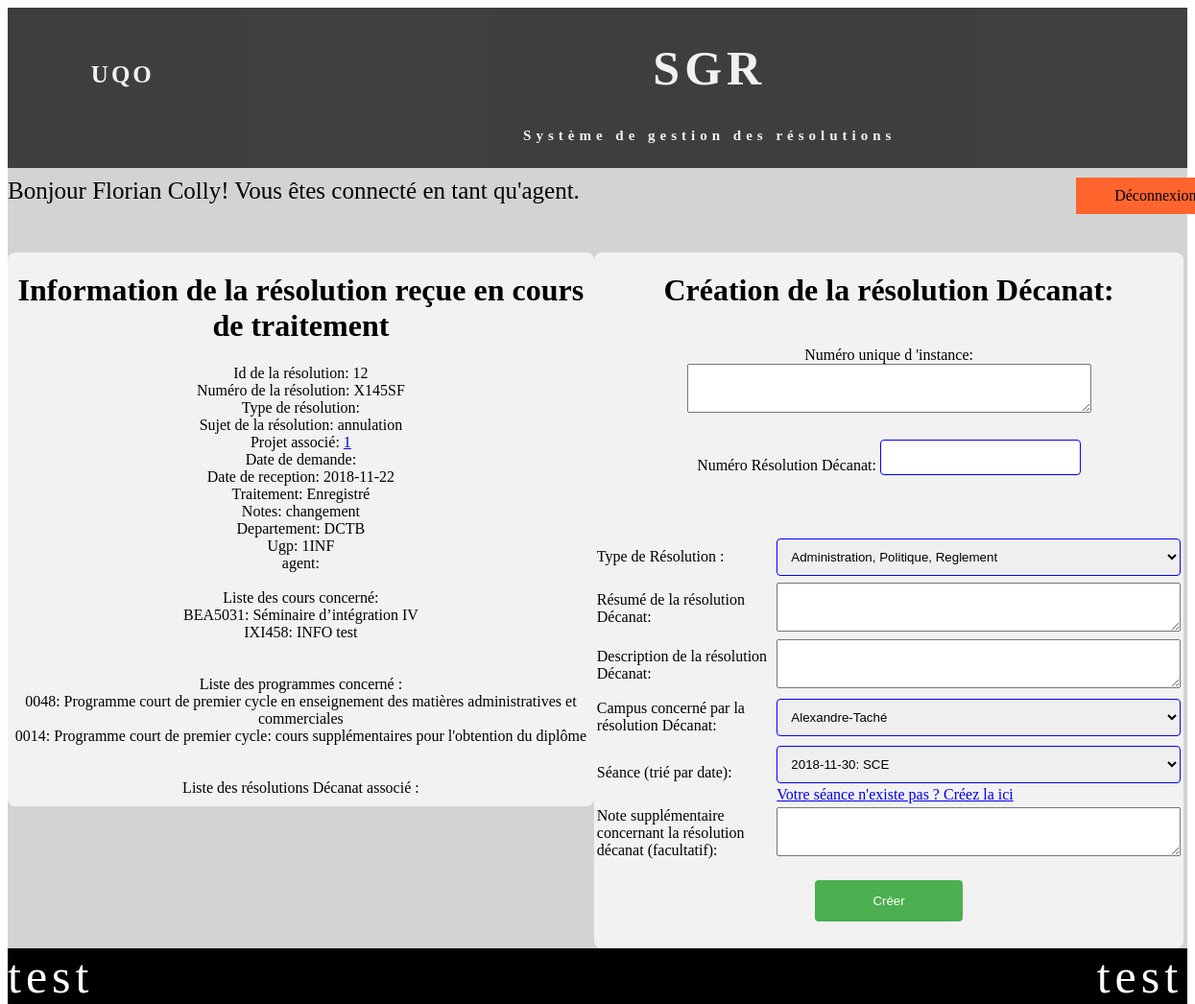
The page /index.php?action=traiterResoSoumi&id=12 (signed in) on the database its author committed.
### tables this page shows
CREATE TABLE IF NOT EXISTS `receptionreso` (
  `id` int(5) NOT NULL AUTO_INCREMENT,
  `NumReception` varchar(10) NOT NULL,
  `Sujet` varchar(300) DEFAULT NULL,
  `NumProjet_id` int(11) DEFAULT NULL,
  `DateDemande` date DEFAULT NULL,
  `DateReception` date NOT NULL,
  `Traitement` varchar(60) DEFAULT NULL,
  `Notes` varchar(2000) DEFAULT NULL,
  `Departement_id` varchar(10) DEFAULT NULL,
  `codeUgp_id` varchar(10) DEFAULT NULL,
  `agent_id` varchar(50) DEFAULT NULL,
  PRIMARY KEY (`id`),
  UNIQUE KEY `NumReception` (`id`)
);

CREATE TABLE IF NOT EXISTS `cour` (
  `Sigle` varchar(10) NOT NULL,
  `NomCours` varchar(100) NOT NULL,
  `Cycle` int(2) DEFAULT NULL,
  PRIMARY KEY (`Sigle`),
  UNIQUE KEY `Sigle` (`Sigle`)
);

CREATE TABLE IF NOT EXISTS `programmes` (
  `CodeProgramme` varchar(20) NOT NULL,
  `NomProgramme` varchar(100) NOT NULL,
  `TypeProgramme` varchar(50) NOT NULL,
  `codeUgp_id` varchar(10) DEFAULT NULL,
  PRIMARY KEY (`CodeProgramme`),
  UNIQUE KEY `CodeProgramme` (`CodeProgramme`),
  UNIQUE KEY `NomProgramme` (`NomProgramme`)
);

### controller/controlAgent.php (called while the page is built, shortened)
<?php
class controlAgent {
    private $vue;
    private $modelCour;
    private $modelProg;
    private $modelReceptionReso;
    private $modelTypeResolution;
    private $modelSeance;
    private $modelDecanatReso;
    function __construct() {
        $this->vue = new VueAgent();
        $this->modelCour = new Cour();
        $this->modelProg = new Programme();
        $this->modelReceptionReso = new ReceptionReso();
        $this->modelTypeResolution = new typeResolution();
        $this->modelSeance = new Seance();
        $this->modelDecanatReso = new DecanatReso();
    }
    public function traiterReso() {
        $id = filter_var($_GET["id"], FILTER_SANITIZE_NUMBER_INT);
        $reso = $this->modelReceptionReso->rechercheResoParId($id);
        $programmeReso = $this->modelProg->programmeAssocier($id);
        $courReso = $this->modelCour->courAssocier($id);
        $typeRecu = $this->modelTypeResolution->rechercheTypeParReso($id);
        $type= $this->modelTypeResolution->allTypeResoTrie();
        $seance = $this->modelSeance->allSeanceTrie();
        $resoDeca= $this->modelDecanatReso->rechercheAssociationTypeReso($id);
        $this->vue->traiterReso($reso, $programmeReso, $courReso, $typeRecu, $seance,$type,$resoDeca);
    }
}

### model/receptionReso.php (called while the page is built, shortened)
<?php
class ReceptionReso {
    private $id;
    private $num;
    private $sujet;
    private $numProjet_id;
    private $dateReception;
    private $traitement;
    private $notes;
    private $departement_id;
    private $codeUgp_id;
    function creerReceptionReso($i, $n, $s, $np, $dd, $dr, $t, $nt, $d, $c, $a) {
        $reso = new ReceptionReso();
        $reso->id = $i;
        $reso->num = $n;
        $reso->sujet = $s;
        $reso->numProjet_id = $np;
        $reso->dateDemande = $dd;
        $reso->dateReception = $dr;
        $reso->traitement = $t;
        $reso->notes = $nt;
        $reso->departement_id = $d;
        $reso->codeUgp_id = $c;
        $reso->agent_id = $a;
        return ($reso);
    }
    function rechercheResoParId($id) {
        $bdd = new ConnexionBDD();
        $sql = "SELECT * FROM receptionreso WHERE id=$id";
        $result = mysqli_query($bdd->getConnexionBDD(), $sql);
        $reso = new ReceptionReso();
        while ($row = mysqli_fetch_array($result)) {
            $reso = $this->creerReceptionReso($row["id"], $row["NumReception"], $row["Sujet"], $row["NumProjet_id"], $row["DateDemande"], $row["DateReception"], $row["Traitement"], $row["Notes"], $row["Departement_id"], $row["codeUgp_id"], $row["agent_id"]);
        }
        return($reso);
    }
    function getId() {
        return $this->id;
    }
    function getNum() {
        return $this->num;
    }
    function getSujet() {
        return $this->sujet;
    }
    function getNumProjet_id() {
        return $this->numProjet_id;
    }
    function getDateReception() {
        return $this->dateReception;
    }
    function getTraitement() {
        return $this->traitement;
    }
    function getNotes() {
        return $this->notes;
    }
    function getDepartement_id() {
        return $this->departement_id;
    }
    function getCodeUgp_id() {
        return $this->codeUgp_id;
    }
}

### model/connexionBDD.php (called while the page is built, shortened)
<?php
class  ConnexionBDD
{
    private  $con;
    function __construct()
    {
        $this->con = mysqli_connect("localhost","root","","decanat");
        $this->con->set_charset('utf8');
    }
    public function getConnexionBDD() {
     return  $this->con;
   }
}
?>

### model/cour.php (called while the page is built, shortened)
<?php
class Cour {
    private $sigle;
    private $nom;
    function creerCour($s, $n, $c) {
        $cour = new Cour();
        $cour->sigle = $s;
        $cour->nom = $n;
        $cour->cycle = $c;
        return ($cour);
    }
    function chercherUnCour($id){
        $bdd = new ConnexionBDD();
        $sql = "SELECT * FROM cour WHERE Sigle='$id'";
        $result = mysqli_query($bdd->getConnexionBDD(), $sql);
        $cour=null;
        while ($row = mysqli_fetch_array($result)) {
            $cour= $this->creerCour($row["Sigle"], $row["NomCours"],$row["Cycle"]);
        }
        return($cour);
    }
    function courAssocier($id){
        $bdd = new ConnexionBDD();
        $sql = "SELECT * FROM cour_receptionreso WHERE receptionReso_id = $id";
        $result = mysqli_query($bdd->getConnexionBDD(), $sql);
        $allCour=array();
        while ($row = mysqli_fetch_array($result)) {
            $cour=$this->chercherUnCour($row["cour_id"]);
            array_push($allCour,$cour);
        }
        return($allCour);
    }
    function getSigle() {
        return $this->sigle;
    }
    function getNom() {
        return $this->nom;
    }
}

### model/programme.php (called while the page is built, shortened)
<?php
class Programme {
    private $code;
    private $nom;
    function creerProgramme($c, $n, $t,$u) {
        $prog = new Programme();
        $prog->code = $c;
        $prog->nom = $n;
        $prog->type = $t;
        $prog->ugp = $u;
        return ($prog);
    }
    function chercherUnProgramme($id){
        $bdd = new ConnexionBDD();
        $sql = "SELECT * FROM programmes WHERE codeProgramme='$id'";
        $result = mysqli_query($bdd->getConnexionBDD(), $sql);
        $prog=null;
        while ($row = mysqli_fetch_array($result)) {
            $prog= $this->creerProgramme($row["CodeProgramme"], $row["NomProgramme"],$row["TypeProgramme"],$row["codeUgp_id"]);
        }
        return($prog);
    }
    function programmeAssocier($id){
        $bdd = new ConnexionBDD();
        $sql = "SELECT * FROM programme_receptionreso WHERE receptionReso_id = $id";
        $result = mysqli_query($bdd->getConnexionBDD(), $sql);
        $allProg=array();
        while ($row = mysqli_fetch_array($result)) {
            $prog=$this->chercherUnProgramme($row["programme_id"]);
            array_push($allProg,$prog);
        }
        return($allProg);
    }
    function getCode() {
        return $this->code;
    }
    function getNom() {
        return $this->nom;
    }
}

### model/typeResolution.php (called while the page is built, shortened)
<?php
class typeResolution {
    private $type;
    private function creerTypeReso($t, $p, $l) {
        $typeReso = new typeResolution();
        $typeReso->type = $t;
        $typeReso->priorite = $p;
        $typeReso->lien = $l;
        return ($typeReso);
    }
    function allTypeResoTrie() {
        $bdd = new ConnexionBDD();
        $sql = "SELECT * FROM typeresolution ORDER BY TypeReso ASC";
        $result = mysqli_query($bdd->getConnexionBDD(), $sql);
        $allTypeReso = array();
        while ($row = mysqli_fetch_array($result)) {
            $typeReso = $this->creerTypeReso($row["TypeReso"], $row["Priorite"], $row["LienProcedure"]);
            array_push($allTypeReso, $typeReso);
        }
        return($allTypeReso);
    }
        function getType() {
        return $this->type;
    }
}

### model/seance.php (called while the page is built, shortened)
<?php
class Seance {
    private $numSeance;
    private $date;
    function creerSeance($n, $d, $i) {
        $seance = new Seance();
        $seance->numSeance = $n;
        $seance->date = $d;
        $seance->instance = $i;
        return ($seance);
    }
    function allSeanceTrie(){
        $bdd = new ConnexionBDD();
        $sql = "SELECT * FROM seance ORDER BY DateSeance DESC";
        $result = mysqli_query($bdd->getConnexionBDD(), $sql);
        $allSeance = array();
        while ($row = mysqli_fetch_array($result)) {
            $seance = $this->creerSeance($row["NumSeance"], $row["DateSeance"], $row["Instance"]);
            array_push($allSeance, $seance);
        }
        return($allSeance);
    }
    function getNumSeance() {
        return $this->numSeance;
    }
    function getDate() {
        return $this->date;
    }
}

### view/vueAgent.php (the view, shortened to what this page needs)
<?php
class VueAgent {
    public function traiterReso($reso,$programmeReso,$courReso,$type,$seance,$allType,$resoDeca) {
      $nbCour=0;
        $nbProgramme=0;
         echo('<div id="" class="row">
        <div id="divhalf1">
        <h1> Information de la résolution reçue en cours de traitement</h1>
        Id de la résolution:    ' . $reso->getId() . '<br>
                Numéro de la résolution:    ' . $reso->getNum() . '<br>
                Type de  résolution:    ' . $type->getIdReso() . '<br>
                Sujet de la résolution:     ' . $reso->getSujet() . '<br>
                Projet associé:     <a href="index.php?action=projet&id=' . $reso->getNumProjet_id() . '"> ' . $reso->getNumProjet_id() . '</a><br>
                Date de demande:    ' . $reso->getDateDemande() . '<br>
                Date de reception:    ' . $reso->getDateReception() . '<br>
                Traitement:     ' . $reso->getTraitement() . '<br>
                Notes:  ' . $reso->getNotes() . '<br>
                Departement:    ' . $reso->getDepartement_id() . '<br>
                Ugp:    ' . $reso->getCodeUgp_id() . '<br>
                agent:  ' . $reso->getAgent_id() . '<br><br>
                     Liste des cours concerné: <br>
                ');
        foreach ($courReso as $value) {
            echo($value->getSigle() . ':  ' . $value->getNom() . '<br>');
            $nbCour++;
        }
         echo('  <br> <br>Liste des programmes concerné :  <br>');
          foreach ($programmeReso as $value) {
            echo($value->getCode() . ':  ' . $value->getNom() . '<br>');
             $nbProgramme++;
        }
         echo('  <br> <br>Liste des résolutions Décanat associé :  <br>');
        echo('</div>
            <div id="divhalf2">
              <form action="index.php?action=enregistrementResoDeca&id='.$reso->getId().'&nbCour='.$nbCour.'&nbProg='.$nbProgramme.'&id_projet='.$reso->getNumProjet_id().'" class="formModifReso" method="POST">
        <h1> Création de la résolution Décanat:</h1><br>
             <center>
             <table class="table1">
             <tr>
                <td><label for="num">Numéro Résolution Décanat: </label></td>
        <td><input type="text" id="num"  name="num" ><br><br>
        </td></tr>
         <div class="numInstance">
        <label for="numInstance">Numéro unique d '."'".'instance:</label>
           <br>
                <textarea name="numInstance" rows="3" cols="50" ></textarea>
                <br><br>
               </div>
               <center>
               <table class="table1">
                <tr>
                  <td><label for="type">Type de Résolution : </label></td>
                  <td><select id="type" name="type">');
        foreach ($allType as $value) {
            echo('<option value="' . $value->getType() . '">' . $value->getType() . '</option>');
        }
        echo('</select><br></td></tr>
            <tr>
            <td> <label for="resumeReso">Résumé de la résolution Décanat:</label></td>
         <td><textarea name="resumeReso" rows="3" cols="50" ></textarea></td></tr><br>
           <tr>
            <td> <label for="descReso">Description de la résolution Décanat:</label></td>
         <td><textarea name="descReso" rows="3" cols="50" ></textarea></td></tr>
           <tr>
                <td><label for="campus">Campus concerné par la résolution Décanat: </label></td>
                <td><select id="campus"  name="campus">
         <option value="Alexandre-Taché">Alexandre-Taché</option>
                 <option value="Saint-Jérôme">Saint-Jérôme</option>
                 </select></td>
        </tr>
        <tr>
                <td><label for="seance">Séance (trié par date): </label></td>
                <td><select id="seance"  name="seance">');
        foreach ($seance as $value) {
            echo('<option value="' . $value->getNumSeance() . '">' . $value->getDate() . ': ' . $value->getInstance() . '</option>');
        }
        echo('</select><a href="popUp.php?action=creerSeance"  target=_blank>Votre séance n'."'".'existe pas ? Créez la ici</a</td>
        </tr>
        <tr> <td><label for="noteReso">Note supplémentaire concernant la résolution décanat (facultatif):</label></td>
           <br>
                 <td><textarea name="noteReso" rows="3" cols="50"  ></textarea></td></tr>
</table>
          <tr><td><div id="divb"> <input type="submit" name="valider" value="Créer"></div></tr>
           </center>
           </div>
           </form>
           </div>
           ');
    }
}

### css/stylesheet.css (style rules this page uses)
html, body { height: 100%; }
.row:after { content: ""; display: table; clear: both; }
input[type=text], [type=password], select { width: 25%; padding: 10px 20px; margin: 15px 0; display: inline-block; border: 1px solid #ccc; border-radius: 4px; box-sizing: border-box; }
input[type=submit] { width: 25%; background-color: #4CAF50; color: white; padding: 14px 20px; margin: 18px 0; border: none; border-radius: 4px; cursor: pointer; }
.table1 td { text-align: left; }
.table1 input[type=text] { width: 100%; padding-left: 10px; margin: 3px 0; display: inline-block; text-align: center; border-radius: 4px; border: 1px solid blue; box-sizing:border-box; }
.table1 select { width: 100%; padding-left: 10px; margin: 3px 0; display: inline-block; border-radius: 4px; border: 1px solid blue; box-sizing:border-box; }
#divhalf1 { width: 49.7%; margin-top: 30px; border-radius: 8px; background-color: #f2f2f2; padding-bottom: 10px; text-align: center; float: left; }
#divhalf2 { width: 50%; margin-top: 30px; border-radius: 8px; background-color: #f2f2f2; padding-bottom:10px; text-align: center; float: left; }
#divb { width: 100%; text-align: center; }

### rows shown on the page
receptionreso: id "12", NumReception "X145SF", Sujet "annulation", NumProjet "1", DateReception "2018-11-22", Traitement "Enregistré", Notes "changement", Departement "DCTB", codeUgp "1INF"
cour: Sigle "BEA5031", NomCours "Séminaire d’intégration IV"
cour: Sigle "IXI458", NomCours "INFO test"
programmes: CodeProgramme "0048", NomProgramme "Programme court de premier cycle en enseignement des matières administratives et commerciales"
programmes: CodeProgramme "0014", NomProgramme "Programme court de premier cycle: cours supplémentaires pour l'obtention du diplôme"

### other values the page prints
$_SESSION["prenom"] "Florian"
$_SESSION["nom"] "Colly"
form field type "Administration, Politique, Reglement"
form field seance "2018-11-30: SCE"
